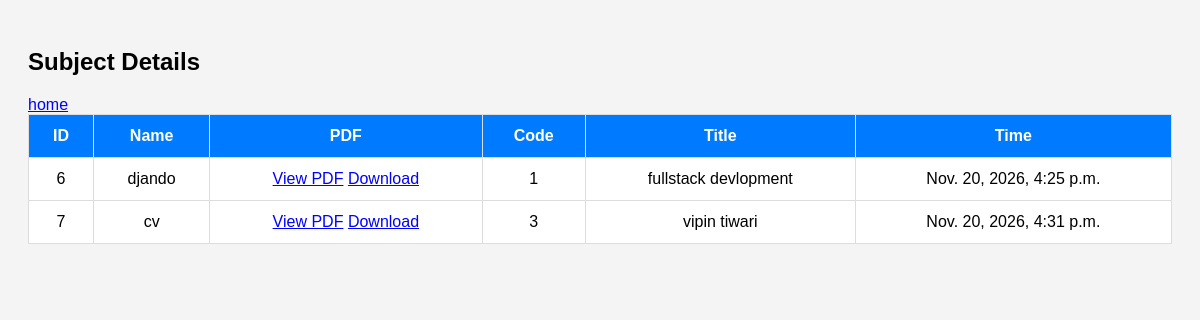
The app's page /account/subdata/, older data.
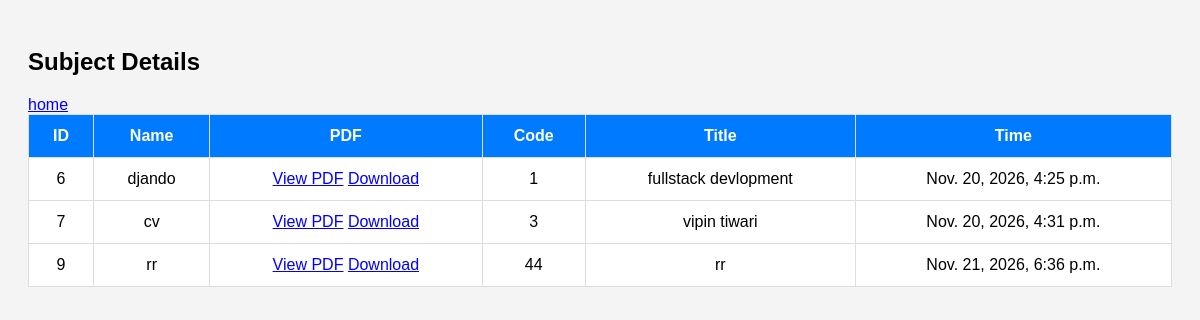
The same page, newer data.
### account/models.py (models this page shows, shortened)
class Subject(models.Model):
    name=models.CharField(max_length=100)
    title = models.CharField(max_length=100)
    pdf = models.FileField(upload_to='pdfs/')
    code=models.IntegerField()
    time = models.DateTimeField(auto_now_add=True)

### account/views.py (the view)
# urls.py: path('subdata/', views.subdata ,name='subdata'),
def subdata(request):
    subjects = Subject.objects.all()
    return render(request,'box/subdata.html',{
        'subjects':subjects
    })

### account/templates/box/subdata.html (shortened to what this page needs)
<!DOCTYPE html>
<html>
    <head>
</head> <body>
<h2>Subject Details</h2>
<a href="{%url 'home'%}">home</a>
<table>
    <tr>
        <th>ID
        </th>
        <th>Name</th>
        <th>PDF</th>
        <th>Code</th>
        <th>Title</th>
        <th>Time</th>
        </tr>
{% for sub in subjects %}
<tr>
    <td>{{ sub.id }}</td>
    <td>{{ sub.name }}</td>
    <td>
        {% if sub.pdf %}
            <a href="{{ sub.pdf.url }}" target="_blank">View PDF</a>
            <a href="{{ sub.pdf.url }}" download>Download</a>
        {% else %}
            No PDF
        {% endif %}
    </td>
    <td>{{ sub.code }}</td>
    <td>{{ sub.title }}</td>
     <td>{{ sub.time }}</td>
</tr>
{% empty %}
<tr>
    <td colspan="5">No Subject Found</td>
</tr>
{% endfor %}
</table>

Row changes from the older to the newer data that the page shows:
added Subject: id "9", name "rr", code "44", title "rr", time "Nov. 21, 2026, 6:36 p.m."
